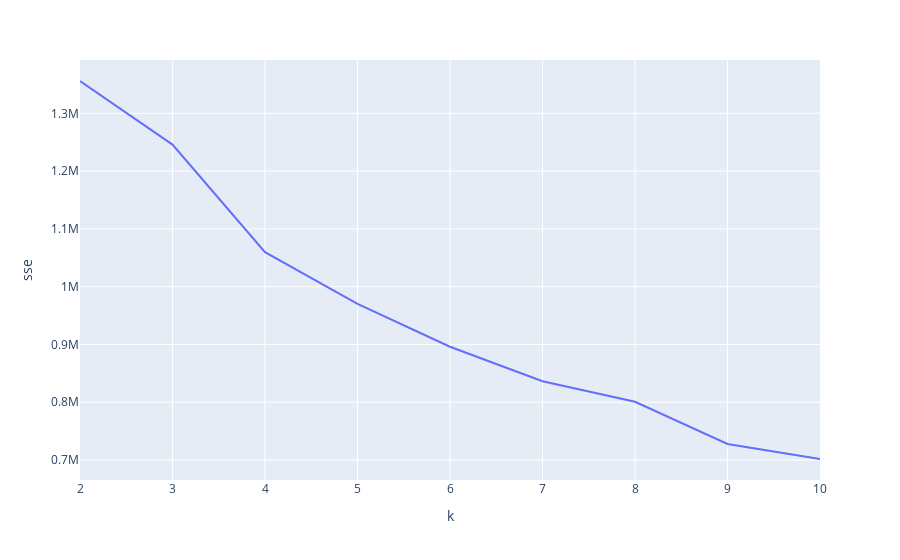

This figure's notebook cell:
### Code cell
import plotly.express as px
import numpy as np

fig = px.line(x=np.asarray(k_list), y=np.asarray(sse_list), labels={'x':'k', 'y':'sse'})
fig.show()

### Figure 1 — Plotly figure (JSON) as saved in the notebook; plotly's stock layout.template omitted (floating-point values rounded to 4 significant figures)
{"data": [{"hoverlabel": {"namelength": 0}, "hovertemplate": "k=%{x}<br>sse=%{y}", "legendgroup": "", "line": {"color": "#636efa", "dash": "solid"}, "mode": "lines", "name": "", "showlegend": false, "type": "scatter", "x": [2, 3, 4, 5, 6, 7, 8, 9, 10], "xaxis": "x", "y": [1356000.0, 1246000.0, 1060000.0, 970100.0, 896100.0, 836400.0, 800800.0, 727800.0, 701700.0], "yaxis": "y"}], "layout": {"legend": {"tracegroupgap": 0}, "margin": {"t": 60}, "xaxis": {"anchor": "y", "domain": [0, 1], "title": {"text": "k"}}, "yaxis": {"anchor": "x", "domain": [0, 1], "title": {"text": "sse"}}}}
